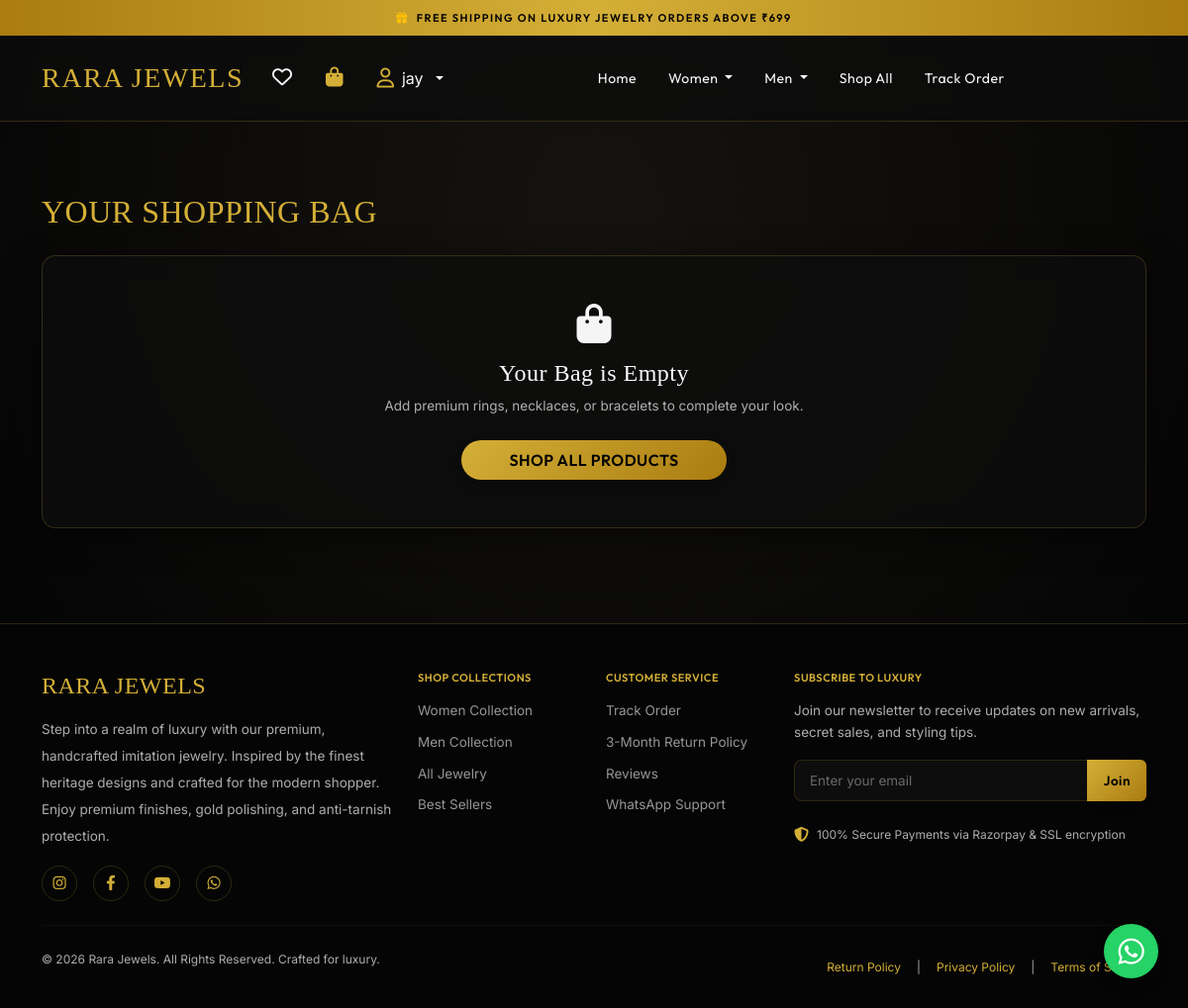
Page /cart/ (signed in) on the earlier database version.
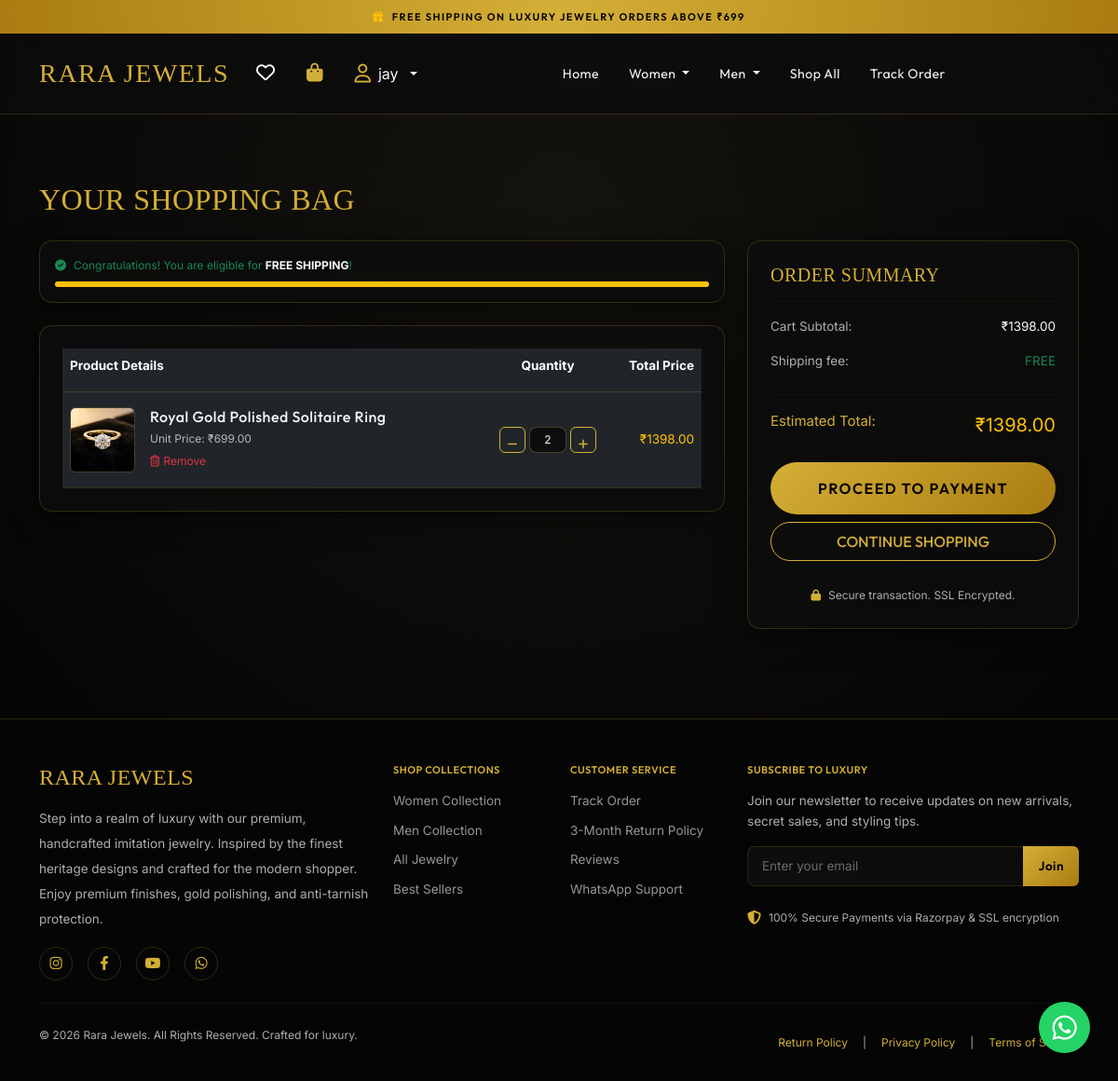
Same page on the later database version.
### shop/models.py (models this page shows, shortened)
class CartItem(models.Model):
    cart = models.ForeignKey(Cart, on_delete=models.CASCADE, related_name='items')
    product = models.ForeignKey(Product, on_delete=models.CASCADE)
    quantity = models.PositiveIntegerField(default=1)
    @property
    def subtotal(self):
        return self.product.get_price * self.quantity

class Product(models.Model):
    name = models.CharField(max_length=255)
    slug = models.SlugField(max_length=255, unique=True, blank=True)
    description = models.TextField()
    price = models.DecimalField(max_digits=10, decimal_places=2)
    discount_price = models.DecimalField(max_digits=10, decimal_places=2, null=True, blank=True)
    category = models.ForeignKey(Category, on_delete=models.CASCADE, related_name='products')
    stock = models.IntegerField(default=0)
    is_featured = models.BooleanField(default=False)
    is_new_arrival = models.BooleanField(default=True)
    is_best_seller = models.BooleanField(default=False)
    is_trending = models.BooleanField(default=False)
    view_count = models.IntegerField(default=0)
    created_at = models.DateTimeField(auto_now_add=True)
    updated_at = models.DateTimeField(auto_now=True)
    @property
    def get_price(self):
        if self.discount_price and self.discount_price < self.price:
            return self.discount_price
        return self.price
    @property
    def primary_image(self):
        primary = self.images.filter(is_primary=True).first()
        if primary:
            return primary.image.url
        first = self.images.first()
        if first:
            return first.image.url
        return '/static/images/product-placeholder.jpg'

class ProductImage(models.Model):
    product = models.ForeignKey(Product, on_delete=models.CASCADE, related_name='images')
    image = models.ImageField(upload_to='products/')
    is_primary = models.BooleanField(default=False)

class Cart(models.Model):
    user = models.ForeignKey(settings.AUTH_USER_MODEL, on_delete=models.CASCADE, null=True, blank=True, related_name='carts')
    session_id = models.CharField(max_length=100, blank=True)
    created_at = models.DateTimeField(auto_now_add=True)
    @property
    def total_price(self):
        return sum(item.subtotal for item in self.items.all())
    @property
    def items_count(self):
        return sum(item.quantity for item in self.items.all())

### shop/views.py (the view)
# urls.py: path('cart/', views.cart_detail_view, name='cart_detail'),
def cart_detail_view(request):
    cart = get_or_create_cart(request)
    store_settings = StoreSetting.get_settings()
    subtotal = cart.total_price
    shipping_threshold = store_settings.free_shipping_threshold
    free_shipping_progress = 0
    if subtotal > 0:
        free_shipping_progress = min(int((subtotal / shipping_threshold) * 100), 100)
    amount_left_for_free_shipping = max(shipping_threshold - subtotal, 0)
    context = {
        'cart': cart,
        'free_shipping_progress': free_shipping_progress,
        'amount_left': amount_left_for_free_shipping,
        'threshold': shipping_threshold,
    }
    return render(request, 'shop/cart.html', context)

### shop/context_processors.py (called while the page is built)
def store_context(request):
    parent_categories = Category.objects.filter(parent=None).prefetch_related('subcategories')
    cart_items_count = 0
    cart = None
    if request.user.is_authenticated:
        cart = Cart.objects.filter(user=request.user).first()
    else:
        session_key = request.session.session_key
        if session_key:
            cart = Cart.objects.filter(session_id=session_key).first()
    if cart:
        cart_items_count = cart.items_count
    wishlist_count = 0
    if request.user.is_authenticated:
        wishlist_count = Wishlist.objects.filter(user=request.user).count()
    settings_obj = StoreSetting.get_settings()
    return {
        'nav_categories': parent_categories,
        'cart_count': cart_items_count,
        'wishlist_count': wishlist_count,
        'store_settings': settings_obj,
        'current_year': timezone.now().year
    }

### shop/models.py (called while the page is built)
    @classmethod
    def get_settings(cls):
        obj, created = cls.objects.get_or_create(id=1)
        return obj

### templates/shop/cart.html (shortened to what the changed rows need)
{% extends 'base.html' %}
{% load static %}
{% block content %}
<div class="container py-5 mt-4">
    <h2 class="playfair-font text-gold mb-4 fs-2">YOUR SHOPPING BAG</h2>
    {% if cart.items.all %}
    <div class="row g-4">
        <div class="col-lg-8">
            <div class="glass-card p-3 mb-4 border-gold-dim">
                {% if amount_left > 0 %}
                <span class="text-xs text-light-dim d-block mb-2">
                    <i class="fa-solid fa-gift text-gold me-2"></i>Add <strong class="text-warning">₹{{ amount_left|floatformat:2 }}</strong> more to unlock <strong class="text-success">FREE SHIPPING</strong> (Threshold: ₹{{ threshold }})
                </span>
                {% else %}
                <span class="text-xs text-success d-block mb-2 font-semibold">
                    <i class="fa-solid fa-circle-check me-2"></i>Congratulations! You are eligible for <strong class="text-light">FREE SHIPPING</strong>!
                </span>
                {% endif %}
                <div class="progress bg-dark border-gold-dim" style="height: 6px;">
                    <div class="progress-bar bg-warning" role="progressbar" style="width: {{ free_shipping_progress }}%;" aria-valuenow="{{ free_shipping_progress }}" aria-valuemin="0" aria-valuemax="100"></div>
                </div>
            </div>
            <div class="glass-card p-4">
                <div class="table-responsive">
                    <table class="table table-dark table-borderless m-0 text-sm align-middle">
                        <thead>
                            <tr class="border-bottom border-gold-dim text-gold">
                                <th scope="col" colspan="2" class="pb-3 font-semibold">Product Details</th>
                                <th scope="col" class="pb-3 text-center font-semibold">Quantity</th>
                                <th scope="col" class="pb-3 text-end font-semibold">Total Price</th>
                            </tr>
                        </thead>
                        <tbody>
                            {% for item in cart.items.all %}
                            <tr class="border-bottom border-gold-dim border-opacity-25">
                                <td style="width: 80px;" class="py-3">
                                    <a href="{% url 'shop:product_detail' item.product.slug %}">
                                        <img src="{{ item.product.primary_image }}" class="rounded" style="width: 70px; height: 70px; object-fit: cover; border: 1px solid var(--glass-border);">
                                    </a>
                                </td>
                                <td class="py-3">
                                    <h6 class="mb-1">
                                        <a href="{% url 'shop:product_detail' item.product.slug %}" class="text-light hover-text-gold">{{ item.product.name }}</a>
                                    </h6>
                                    <span class="text-xs text-light-dim d-block mb-1">Unit Price: ₹{{ item.product.get_price }}</span>
                                    <a href="{% url 'shop:remove_from_cart' item.id %}" class="text-xs text-danger hover-text-gold"><i class="fa-regular fa-trash-can me-1"></i>Remove</a>
                                </td>
                                <td class="py-3 text-center" style="width: 130px;">
                                    <form action="{% url 'shop:update_cart' item.id %}" method="POST" class="d-flex align-items-center justify-content-center gap-1">
                                        <button type="submit" name="quantity" value="{{ item.quantity|add:'-1' }}" class="btn btn-xs btn-outline-gold rounded p-1" style="width: 28px; height: 28px;"><i class="fa-solid fa-minus text-xs"></i></button>
                                        <input type="text" class="form-control bg-dark border-gold-dim text-center py-1 px-1 text-xs" style="width: 40px; height: 28px;" value="{{ item.quantity }}" readonly>
                                        <button type="submit" name="quantity" value="{{ item.quantity|add:'1' }}" class="btn btn-xs btn-outline-gold rounded p-1" style="width: 28px; height: 28px;"><i class="fa-solid fa-plus text-xs"></i></button>
                                    </form>
                                </td>
                                <td class="py-3 text-end text-warning font-semibold" style="width: 100px;">
                                    ₹{{ item.subtotal }}
                                </td>
                            </tr>
                            {% endfor %}
                        </tbody>
                    </table>
                </div>
            </div>
        </div>
        <div class="col-lg-4">
            <div class="glass-card p-4">
                <h5 class="playfair-font text-gold mb-3">ORDER SUMMARY</h5>
                <hr class="border-gold-dim">
                <div class="d-flex justify-content-between text-sm mb-3">
                    <span class="text-light-dim">Cart Subtotal:</span>
                    <span class="text-light">₹{{ cart.total_price }}</span>
                </div>
                <div class="d-flex justify-content-between text-sm mb-4">
                    <span class="text-light-dim">Shipping fee:</span>
                    {% if amount_left == 0 %}
                    <span class="text-success">FREE</span>
                    {% else %}
                    <span class="text-light">₹{{ store_settings.shipping_charge }}</span>
                    {% endif %}
                </div>
                <hr class="border-gold-dim">
                <div class="d-flex justify-content-between font-semibold mb-4">
                    <span class="text-gold">Estimated Total:</span>
                    {% if amount_left == 0 %}
                    <span class="text-warning fs-5">₹{{ cart.total_price }}</span>
                    {% else %}
                    <span class="text-warning fs-5">₹{{ cart.total_price|add:store_settings.shipping_charge }}</span>
                    {% endif %}
                </div>
                <a href="{% url 'shop:checkout' %}" class="btn btn-gold w-100 rounded-pill py-3 font-semibold tracking-wide">
                    PROCEED TO PAYMENT
                </a>
                <a href="{% url 'shop:products' %}" class="btn btn-outline-gold w-100 rounded-pill py-2 mt-2">
                    CONTINUE SHOPPING
                </a>
                <div class="mt-4 text-center">
                    <span class="text-xs text-light-dim"><i class="fa-solid fa-lock text-gold me-2"></i>Secure transaction. SSL Encrypted.</span>
                </div>
            </div>
        </div>
    </div>
    {% else %}
    <div class="glass-card text-center py-5">
        <i class="fa-solid fa-bag-shopping text-gold-dim fs-1 mb-3"></i>
        <h4 class="playfair-font text-light">Your Bag is Empty</h4>
        <p class="text-light-dim text-sm">Add premium rings, necklaces, or bracelets to complete your look.</p>
        <a href="{% url 'shop:products' %}" class="btn btn-gold rounded-pill px-5 py-2 mt-2">SHOP ALL PRODUCTS</a>
    </div>
    {% endif %}
</div>
{% endblock %}

Differences in the rows shown:
added CartItem: product.primary_image (picture), product.name "Royal Gold Polished Solitaire Ring", product.get_price "699.00", quantity "2", subtotal "1398.00"
now on this page (row unchanged): Cart: total_price "1398.00"
Other differences:
text no longer shown: "Your Bag is Empty Add premium rings, necklaces, or bracelets to complete your look. SHOP ALL PRODUCTS"
text now shown: "Congratulations! You are eligible for FREE SHIPPING ! Product Details Quantity Total Price ORDER SUMMARY Cart Subtotal: ₹ Shipping fee: FREE Estimated Total: ₹ PROCEED TO PAYMENT CONTINUE SHOPPING Secure transaction. SSL Encrypted."
